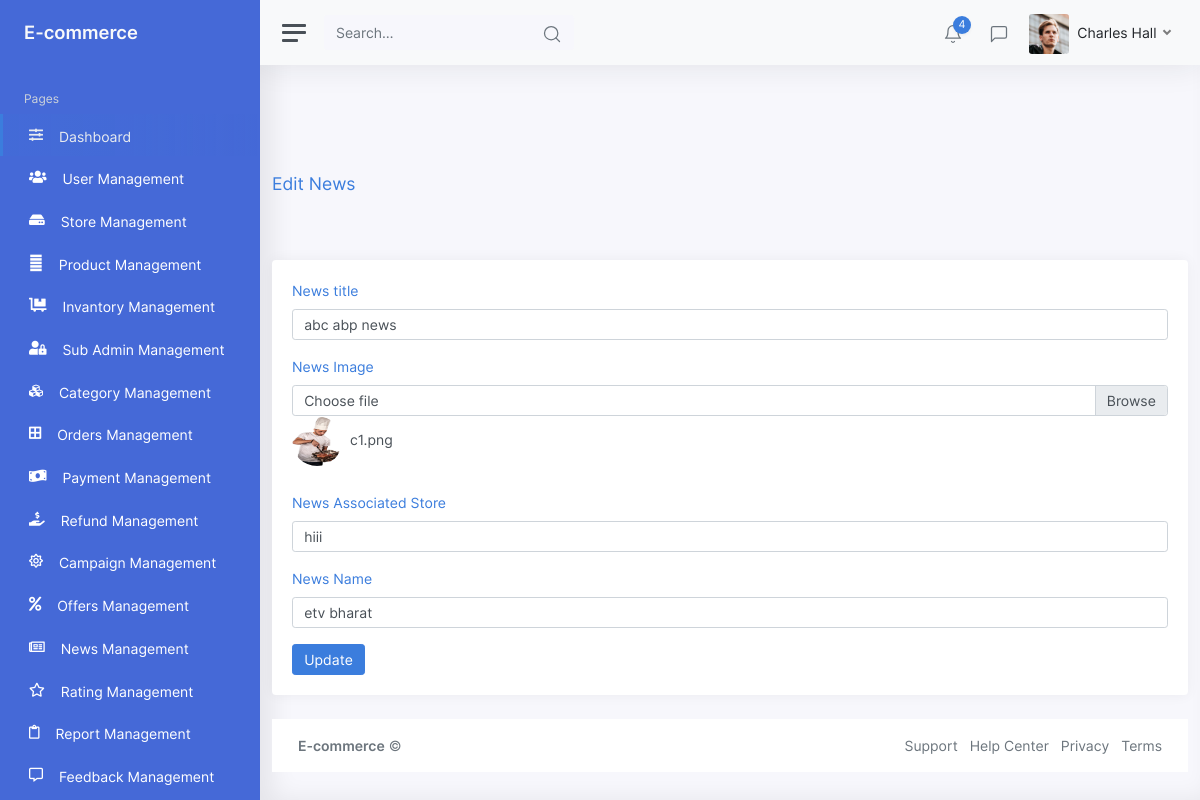
The page /Edititems/Editnews/3 on the database its author committed.
### tables this page shows
CREATE TABLE `news` (
  `news_id` int(11) NOT NULL,
  `title` varchar(255) NOT NULL,
  `news_image` varchar(255) NOT NULL,
  `news_associated_store` varchar(255) NOT NULL,
  `news_name` varchar(255) NOT NULL,
  `created_at` varchar(255) NOT NULL
);

### application/controllers/Edititems.php (called while the page is built, shortened)
<?php
class Edititems extends Admin
{
	public function __construct()
	{
		$this->load->model('MyModel');
		$this->load->model('Common_model');
	}
	public function Editnews()
	{
		$id = $this->uri->segment(3);
		if ($id != '') {
			$dbdata = $this->Common_model->_selectById('news', '*', ['news_id' => $id]);
			if (!empty($dbdata)) {
				$config['upload_path'] = './uploads/NewsImage/';
				$config['allowed_types'] = 'gif|jpg|png';
				$this->load->library('upload', $config);
				$this->viewData['dbdata'] = $dbdata;
				$this->load->view('EditView/Editnews', $this->viewData);
			}
		} else {
			$this->session->set_flashdata('success', 'Something went wrong. Please try again.');
		}
	}
}

### index.php (called while the page is built, shortened)
<?php
require_once BASEPATH.'core/CodeIgniter.php';

### application/models/Common_model.php (called while the page is built, shortened)
<?php
class Common_model extends CI_Model
{
    function _selectById($table, $column = '*', $condition = array())
    {
        if (count($condition) > 0) {
            $this->db->where($condition);
        }
        $this->db->select($column, false);
        $resSQL = $this->db->get($table);
        if ($resSQL->num_rows() > 0) {
            $result = $resSQL->row_array();
            return $result;
        } else {
            return false;
        }
    }
}
?>

### application/views/EditView/EditNews.php (the view, shortened to what this page needs)
<?php include_once('header.php');
include_once('sidebar.php'); ?>
<br><br><br><br>
<div class="container">
    <div class="breadcrumb-header justify-content-between">
        <div class="my-auto">
            <div class="d-flex">
                <h4 class="content-title mb-0 my-auto text-primary">Edit News</h4>
            </div>
        </div>
    </div>
    <br><br>
    <div class="card">
        <div class="card-body">
            <div class="AddStoreDiv">
                <form class="AddStoreForm" action="<?php echo base_url("Edititems/Editnews/{$dbdata['news_id']}"); ?>" method="post">
                    <div class="form-group">
                        <label for="inputtext" class="text-primary"">News title</label>
                        <input type=" text" class="form-control" value="<?= $dbdata['title'] ?>" name="newstitle" id="inputtext" placeholder="News title" required>
                    </div>
                    <label class="text-primary">News Image</label>
                    <div class="custom-file">
                         <td><img src="<?php echo base_url("/uploads/NewsImage/");?><?= $dbdata['news_image'] ?>"  alt="photo" style="border-radius:50%;" height="50px"; width="50px";/>&nbsp;&nbsp;<?= $dbdata['news_image'] ?></td>
                        <label class="custom-file-label" for="customFile">Choose file</label>
                    </div><br><br><br>
                    <div class="form-group">
                        <label for="inputtext" class="text-primary"">News Associated Store</label>
                        <input type=" text" class="form-control" value="<?= $dbdata['news_associated_store'] ?>" name="newsassociatedstore" id="inputtext" placeholder="News title" required>
                    </div>
                    <div class="form-group">
                        <label for="inputtext" class="text-primary"">News Name</label>
                        <input type=" text" class="form-control" value="<?= $dbdata['news_name'] ?>" name="newsname" id="inputtext" placeholder="News title" required>
                    </div>
                    <button type="submit" class="btn btn-primary"><i class="fe fe-plus"></i>Update</button>
                </form>
            </div>
        </div>
    </div>
    <?php include_once('footer.php'); ?>

### rows shown on the page
news: newstitle "abc abp news", news_image (picture), news_image "c1.png", newsassociatedstore "hiii", newsname "etv bharat"
